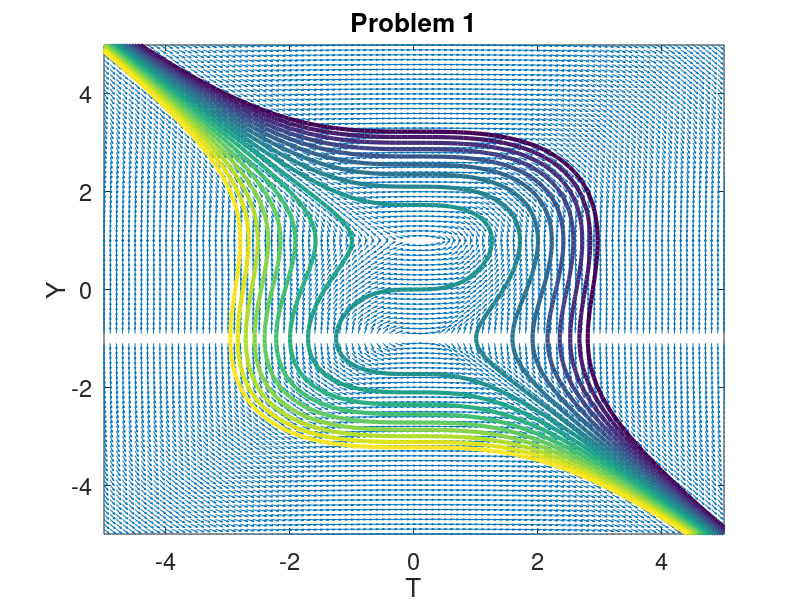

The MATLAB script that drew this image:
clear;

%set up the space
yvec = -5: .1 : 5; 
tvec = -5: .1 : 5;
[t,y] = meshgrid(tvec,yvec);

%set up function
delt = ones(size(t));
dely = (t.^2)./(1-y.^2);

%This is a comment
fact = sqrt(delt.^2+dely.^2);
delt = delt./fact;
dely = dely./fact;
quiver(t,y,delt,dely);

%print out the contour map
hold on;
f = y - ((y.^3)/3) -((t.^3)/3);
[c,h] = contour(t,y,f,[-8:1:8]);
set(h,'LineWidth',3)

%set up graph ++fancy
set(gca,'FontSize',17);
axis([-5,5,-5,5])
xlabel('T');
ylabel('Y');
title('Problem 1')